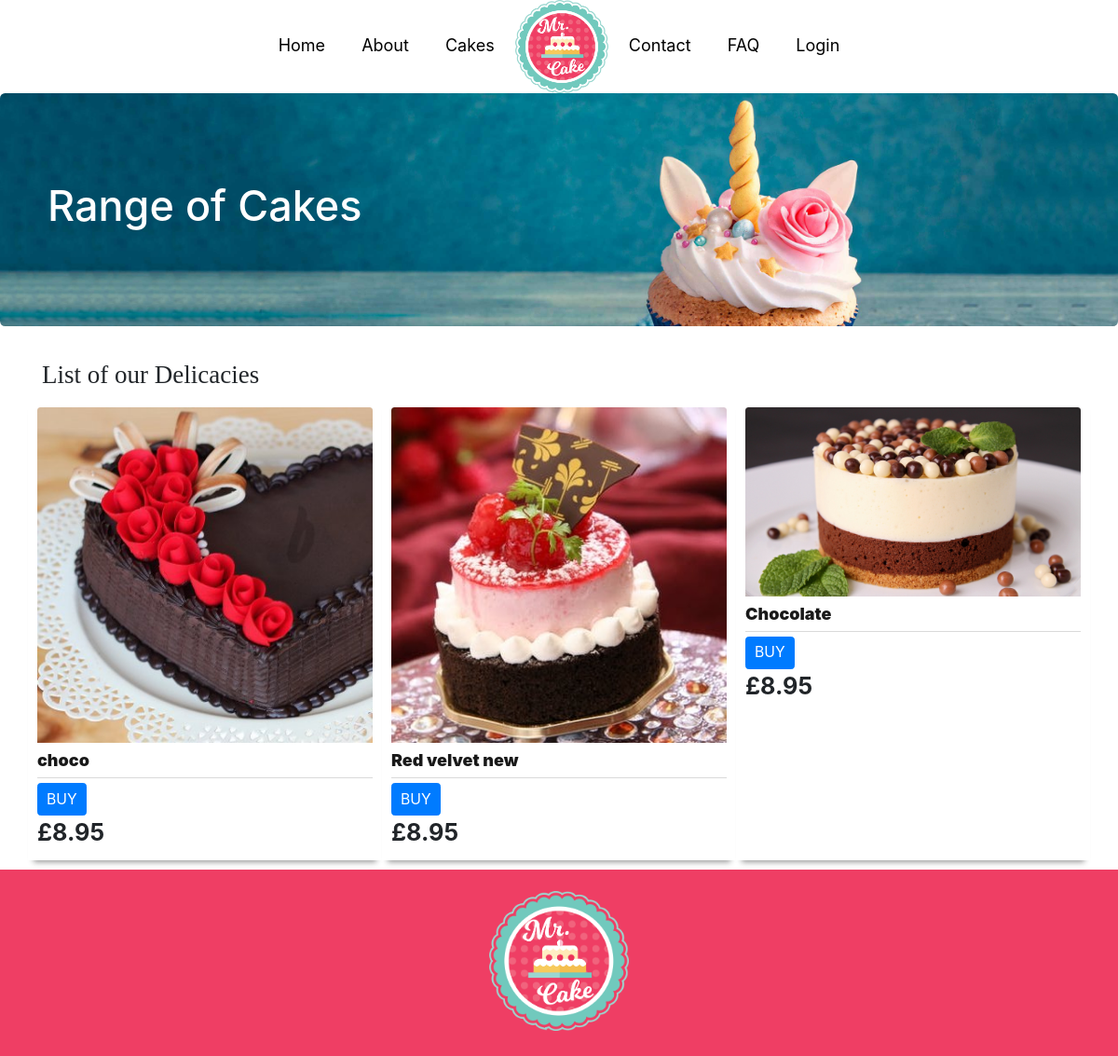
Screenshot of /products/viewcakes.php with the database file from the repository.
### tables this page shows
CREATE TABLE `cakes` (
  `id` int(11) NOT NULL,
  `cakeName` varchar(30) NOT NULL,
  `cakeDesc` text NOT NULL,
  `cakeImage` varchar(20) NOT NULL
);

### products/database.php (called while the page is built, shortened)
<?php
class Database
{
    private static $user = 'root';
    private static $pass = '';
    private static $dsn = 'mysql:host=localhost;dbname=cakeproject';
    private static $dbcon;
    public static function getDb(){
        if(!isset(self::$dbcon)) {
            try {
                self::$dbcon = new PDO(self::$dsn, self::$user, self::$pass);
                self::$dbcon->setAttribute(PDO::ATTR_ERRMODE, PDO::ERRMODE_EXCEPTION);
            } catch (PDOException $e) {
                $msg = $e->getMessage();
                include 'customerror.php';
                exit();
            }
        }
        return self::$dbcon;
    }
}

### products/cakes.php (called while the page is built, shortened)
<?php
class Cakes
{
    public function getAllCakes($dbcon)
    {
        $sql = "SELECT * FROM cakes";
        $pdostm = $dbcon->prepare($sql);
        $pdostm->execute();
        $newCake = $pdostm->fetchAll(PDO::FETCH_OBJ);
        return $newCake;
    }
}

### products/viewcakes.php (the view, shortened to what this page needs)
<?php
require_once 'database.php';
require_once 'cakes.php';
include '../header.php';
$b = new Cakes();
$mycake = $b->getAllCakes(Database::getDb());
 ?>
<!DOCTYPE html>
<html lang="en">
<head>
  <link rel="stylesheet" href="https://maxcdn.bootstrapcdn.com/bootstrap/4.3.1/css/bootstrap.min.css">
  <link rel="stylesheet" href="styledivy.css">
</head>
<body>
<div class="jumbotron">
    <div class="container cake-head">
        <h1>Range of Cakes</h1>
    </div>
</div>
<div class="container">
  <h4 style="font-family: 'pacifico';">List of our Delicacies</h4>
  <div class="row">
  <?php foreach($mycake as $cake){ ?>
    <div class="col-md-4 column productbox">
    <img <?php echo "src=uploads/$cake->cakeImage" ?> class="img-responsive card-img-top" width="300px">
    <div class="producttitle"><?php echo "<div><strong><a href='productdetail.php?id=$cake->id'> $cake->cakeName </strong></div>" ?></div>
    <div class="productprice"><div class="pull-right"><div class="btn btn-primary btn-sm" role="button">BUY</div></div></a><div class="pricetext">£8.95</div></div>
  </div>
  <?php } ?>
  </div>
</div>
  </body>
  </html>
  <?php include '../footer.php'; ?>

### login.css (style rules this page uses)
.container { height: 100%; align-content: center; }

### styles/header.css (style rules this page uses)
html { font-family: Calibri; }
a { text-decoration: none; color: black; }

### products/styledivy.css (style rules this page uses)
.cake-head { color: #ffffff; }
.jumbotron { background-image: url("images/cakebanner.jpg"); background-size: cover; height: 250px; }
.productbox { background-color:#ffffff; padding:10px; margin-bottom:10px; -webkit-box-shadow: 0 8px 6px -6px #999; -moz-box-shadow: 0 8px 6px -6px #999; box-shadow: 0 8px 6px -6px #999; }
.producttitle { font-weight:bold; padding:5px 0 5px 0; }
.producttitle a { color: #191919 ; text-decoration: none; }
.productprice { border-top:1px solid #dadada; padding-top:5px; }
.pricetext { font-weight:bold; font-size:1.4em; }

### styles/footer.css (style rules this page uses)
html { font-size: 18px; }

### rows the page displays
cakes: cakeImage (picture), cakeName "choco"
cakes: cakeImage (picture), cakeName "Red velvet new"
cakes: cakeImage (picture), cakeName "Chocolate"
